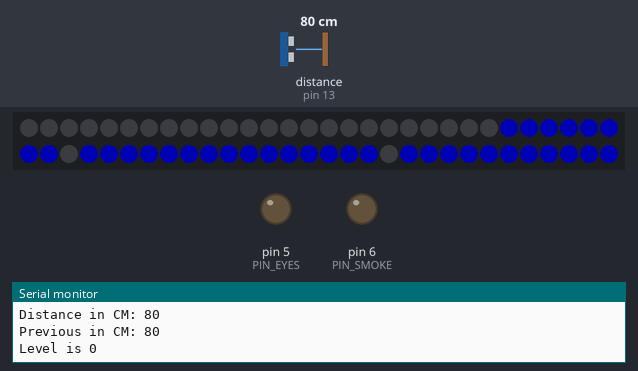
A sketch run on a simulated Arduino Uno, built with avr-gcc and run on an emulated ATmega328P. Shown: 60 RGB LEDs in strip order, left to right, continuing on the next row, output pins drawn as LEDs (lit = HIGH), the last lines printed to the serial monitor. The inputs (shaded band) are chosen by the test bench; at power-on: distance to the obstacle (sensor on pin 13) 80 cm. The echo pulse lasts 58.3 µs per cm; dim RGB values are drawn brighter than linear.

Above: at 5.1 s.
5.2 s: distance to the obstacle (sensor on pin 13) set to 53 cm
6.9 s: distance to the obstacle (sensor on pin 13) set to 44 cm
At 8.0 s:
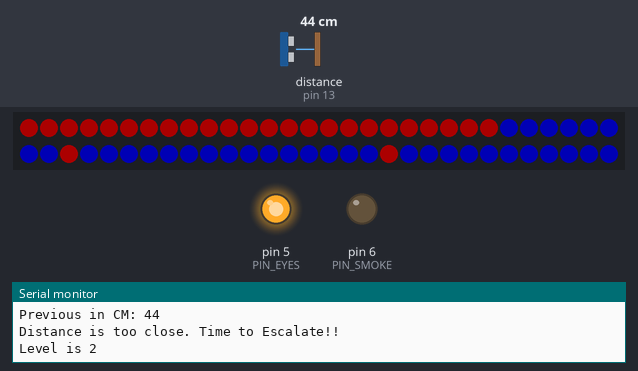
9.8 s: distance to the obstacle (sensor on pin 13) set to 120 cm
At 10.86 s:
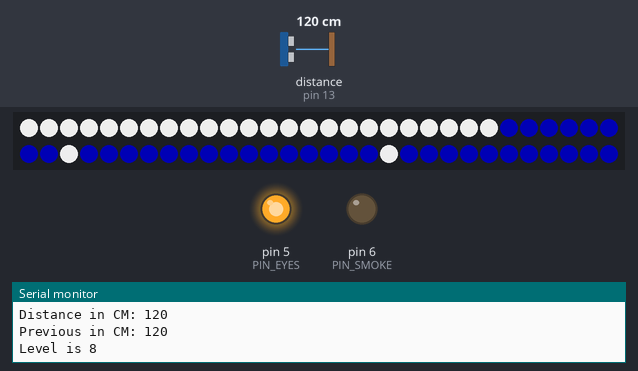
14.9 s: distance to the obstacle (sensor on pin 13) set to 2 cm
At 16.43 s:
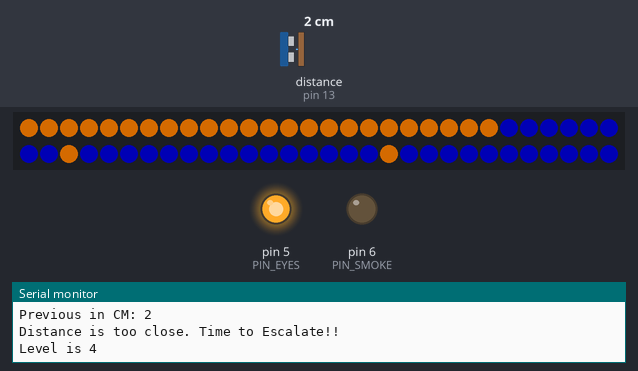
Timing chart, 0 to 17.9 s (numbered marks = the images above; inputs shaded):
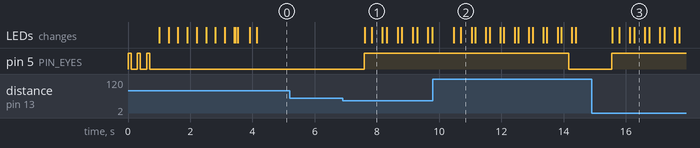

Measured:
- the behaviour switches between 50 and 49 cm on distance to the obstacle (sensor on pin 13) (found by bisection; images 0 and 1)
- after the input at 6.9 s, pin 5 (PIN_EYES): LOW → HIGH after 0.69 s; the LEDs: first change after 0.71 s (image 1 shows a later state)
- after the input at 9.8 s, pin 5 (PIN_EYES): HIGH → LOW after 4.4 s; the LEDs: first change after 0.67 s (image 2 shows a later state)
- after the input at 14.9 s, pin 5 (PIN_EYES): LOW → HIGH after 0.64 s; the LEDs: first change after 0.66 s (image 3 shows a later state)

The sketch:

dragon.ino
```cpp
/*
   Smoke-breathing Dragon

   Uses HC-SCO4 ultrasonic sensor to determine if a child's
   hand is reaching into the Dragon's mouth to steal his precious
   CANDY.
   The Dragon's eyes will light up immediately.
   If the hand persists, the Dragon's fire will glow red, then orange, then smoke will be released
   If somehow the hand is detected for more than 30 seconds, everything is reset.

   The ultrasonic circuit:
   Module HR-SC04 (four pins) or PING))) (and other with
     three pins), attached to digital pins as follows:
   ---------------------
   | HC-SC04 | Arduino |
   ---------------------
   |   Vcc   |   5V    |
   |   Trig  |   12    |
   |   Echo  |   13    |
   |   Gnd   |   GND   |
   ---------------------

   By default, the distance returned by the read()
   method is in centimeters. To get the distance in inches,
   pass INC as a parameter.
   Example: ultrasonic.read(INC)

   Example code stolen with love from Erick Simões (github: @ErickSimoes | twitter: @AloErickSimoes)
*/
#define PIN_EYES 5
#define PIN_SMOKE 6
#define PIN_TRIG 12
#define PIN_ECHO 13
// if the kid is too close, i.e. their distance is less than this number, then BAD THINGS happen.
#define DIST_TOO_CLOSE 50

// powers the distance sensor
#include <Ultrasonic.h>

#include <Adafruit_NeoPixel.h>
#define PIN_FIRE 2

// How many NeoPixels are attached to the Arduino?
//#define NUMPIXELS 24 // Popular NeoPixel ring size
#define NUMPIXELS 60 // Popular NeoPixel ring size
Adafruit_NeoPixel pixels(NUMPIXELS, PIN_FIRE, NEO_GRB + NEO_KHZ800);

/*
   Pass as a parameter the trigger and echo pin, respectively,
   or only the signal pin (for sensors 3 pins), like:
   Ultrasonic ultrasonic(13);
*/
Ultrasonic ultrasonic(PIN_TRIG, PIN_ECHO);
int distance = 1;
int previousD = 300;
int level = 0;
int iterationsTilDeescalation = 20;

// number of milliseconds to wait between active iterations of the loop()
int desiredHertz = 30; // will probably do 20Hz
double loopInterval = 1000 / desiredHertz; // 50ms iterations mean 20Hz adjustments

const unsigned int levels[10][3] = {{0, 0, 0}, {32, 0, 0}, {48, 0, 0}, {96, 32, 0}, {128, 64, 0}, {128, 92, 32}, {192, 128, 32}, {192, 192, 164}, {200, 200, 200}, {255, 255, 255} };
// rather than sequentially light the LEDs (i.e. in a circle), do them pseudo-randomly.
const unsigned int ledSequence[24] = {
  0, 3, 6, 9, 12, 15, 18, 21,
  8, 11, 14, 17, 20, 23, 2, 5,
  4, 7, 10, 13, 16, 19, 22, 1
};

double nowTime = 0;
unsigned int previousTime = 0;
unsigned int lastEscalationTime = 0;

void setup() {
  Serial.begin(9600);
  pinMode(PIN_EYES, OUTPUT);
  Serial.println("testing PIN_EYES");
  for (int i = 0; i < 3; i++) {
    digitalWrite(PIN_EYES, HIGH);
    delay(100);
    digitalWrite(PIN_EYES, LOW);
    delay(200);
  }

  pinMode(PIN_SMOKE, OUTPUT);
  /*
    Serial.println("testing PIN_SMOKE");
    for (int i = 0; i < 5; i++) {
      digitalWrite(PIN_SMOKE, HIGH);
      delay(100);
      digitalWrite(PIN_SMOKE, LOW);
      delay(900);
    }
  */

  Serial.println("Setting up NeoPixels");
  pixels.begin(); // INITIALIZE NeoPixel strip object (REQUIRED)
  pixels.clear(); // Set all pixel colors to 'off'
  for (int i = 0; i < NUMPIXELS; i++) { // For each pixel...
    pixels.setPixelColor(i, pixels.Color(64, 0, 0));
    pixels.show();   // Send the updated pixel colors to the hardware.
    delay(10); // Pause before next pass through loop
  }
  for (int i = 0; i < NUMPIXELS; i++) {
    pixels.setPixelColor(i, pixels.Color(0, 64, 0));
    pixels.show();
    delay(10);
  }
  for (int i = 0; i < NUMPIXELS; i++) {
    pixels.setPixelColor(i, pixels.Color(0, 0, 64));
    pixels.show();
    delay(10);
  }

  for (int i = 0; i < NUMPIXELS; i++) {
    pixels.setPixelColor(ledSequence[i], pixels.Color(127, 127, 127));
    pixels.show();
    delay(10);
  }
  previousTime = 0;
}

void loop() {
  static int d = 0;

  // ensure that the loop only does anything at
  // at predictable intervals - i.e., since the pumps
  // work on 60Hz AC there's no point in updating the state
  // of the pump switch any faster than that.
  // also there's a latency as the mechanical relays move, so again
  // no point in toggling power to the pumps at faster than perhaps 20Hz
  // However, if the previous loop detected a zero distance, try again immediately
  nowTime = millis();
  if (nowTime <= previousTime + loopInterval)
  {
    return;
  }
  // ... else, run all the previous loop's updates
  previousTime = nowTime - ((int) nowTime % (int) loopInterval);

  // TODO: run all the updates first. Then we measure distance again.
  pixels.begin(); // INITIALIZE NeoPixel strip object (REQUIRED)
  //  pixels.clear(); // Set all pixel colors to 'off'

  doUpdates();

  // If the escalation level has been high enough, long enough, it's time to de-escalate
  if (iterationsTilDeescalation * loopInterval + lastEscalationTime < nowTime) {
    deescalate();
  }

  // measure the distance and decide whether to escalate output signals
  static int tries = 1;
  do {
    d = measure();
  } while (d == 0 && tries++ < 20);
  if (tries >= 20) {
    Serial.println("20 failures??");
  }
  tries = 1;
  if (d < DIST_TOO_CLOSE && previousD < DIST_TOO_CLOSE) {
    Serial.println("Distance is too close. Time to Escalate!!");
    escalate();
    escalate();
  }
  previousD = d;
}

int measure() {
  distance = ultrasonic.read();
  Serial.print("Distance in CM: ");
  Serial.println(distance);
  Serial.print("Previous in CM: ");
  Serial.println(previousD);
  return distance;
}

void escalate() {
  level++;
  level = min(level, 9);
  //  lastEscalationTime = millis();
  lastEscalationTime = nowTime;
}

void deescalate() {
  level--;
  level = max(level, 0);
}

void doUpdates() {
  lightEyes(shouldLightEyes());
  lightFire(level);
  if (getSmokeLevel()) {
    // decide if smoke has been on a large-enough percentage of the time yet.
  }
}

bool shouldLightEyes() {
  return level > 0;
}

bool shouldLightFire() {
  return level > 1;
}

float getSmokeLevel() {
  return level / 60;
}

void lightEyes(bool b) {
  digitalWrite(PIN_EYES, b ? HIGH : LOW);
}

void lightFire(int l) {
  Serial.print("Level is ");
  Serial.println(l);
  for (int i = 0; i < NUMPIXELS; i++) { // For each pixel...
    pixels.setPixelColor(ledSequence[i], pixels.Color(levels[level][0], levels[level][1], levels[level][2]));
    pixels.show();   // Send the updated pixel colors to the hardware.
    delay(5); // Pause before next pass through loop
  }
}
```
